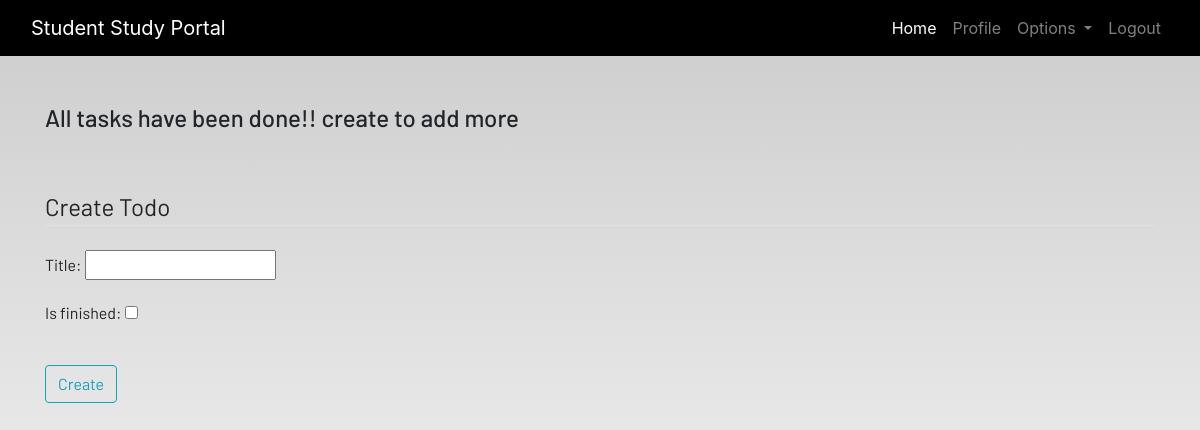
The app's page /todo (signed in), older data.
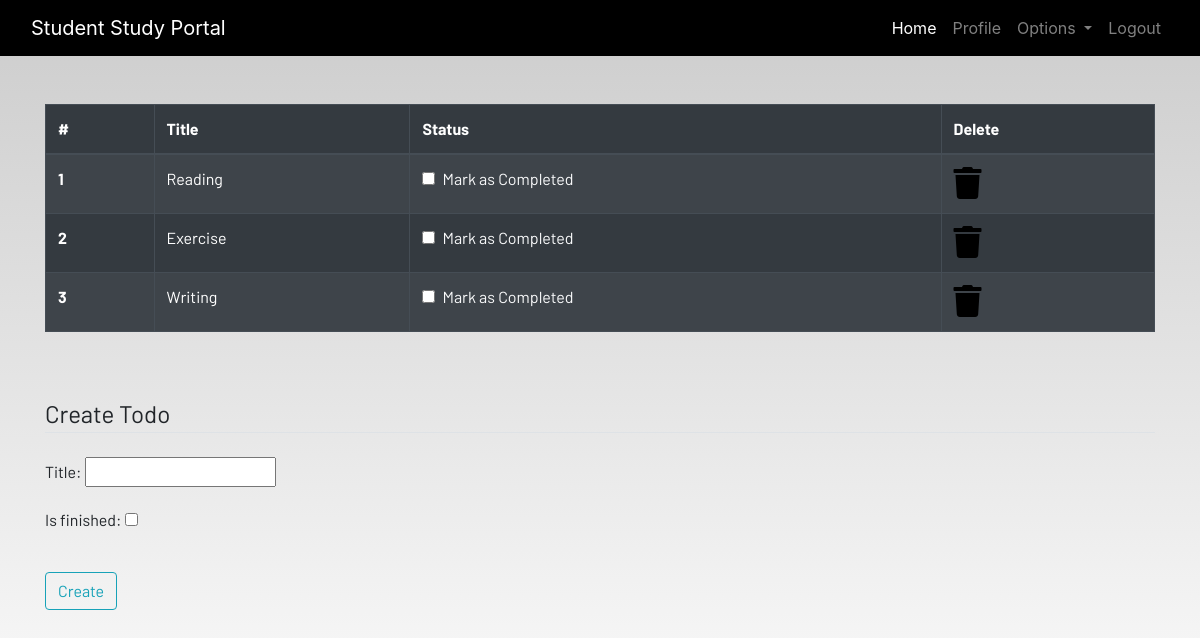
The same page, newer data.
### dashboard/models.py (models this page shows, shortened)
class Todo(models.Model):
    user = models.ForeignKey(User,on_delete=models.CASCADE)
    title = models.CharField(max_length=100)
    is_finished = models.BooleanField(default=False)

### dashboard/views.py (the view)
# urls.py: path('todo',views.todo, name="todo"),
@login_required
def todo(request):
    form = TodoForm()
    if request.method == 'POST':
        form = TodoForm(request.POST)
        if form.is_valid():
            try:
                finished = request.POST["is_finished"]
                if finished == 'on':
                    finished = True
                else:
                    finished = False
            except:
                finished = False
            todos = Todo(
               user = request.user,
               title = request.POST['title'],
               is_finished = finished
            )
            todos.save()
            messages.success(request,f"Todo Added from {request.user.username}")
    else:
        form = TodoForm()
    todo = Todo.objects.filter(user=request.user)
    if len(todo) == 0:
        todos_done = True
    else:
        todos_done = False
    context = {
        'form':form,
        'todos':todo,
        'todos_done':todos_done
    }
    return render(request,"dashboard/todo.html", context)

### dashboard/forms.py
class TodoForm(forms.ModelForm):
    class Meta:
        model = Todo
        fields = ['title', 'is_finished']

### dashboard/templates/dashboard/todo.html (shortened to what this page needs)
{% extends 'dashboard/base.html' %}
{% load static %}
{% block content %}
<div class="container">
    {% if not todos_done %}
    <table class="table table-striped table-bordered table-hover table-dark">
        <thead>
            <tr>
                <th scope="col">#</th>
                <th scope="col">Title</th>
                <th scope="col">Status</th>
                <th scope="col">Delete</th>
            </tr>
        </thead>
        <tbody>
            {% for todo in todos %}
            <tr>
                <th scope="row">{{forloop.counter}}</th>
                <td>{{todo.title}}</td>
                <td>
                    <a href="{% url 'update-todo' todo.id %}">
                        <div class="form-check">
                            {% if todo.is_finshed == True %}
                            <input class="form-check-input" type="checkbox" value="" checked>
                            {% else %}
                            <input class="form-check-input" type="checkbox" value="">
                            {% endif %}
                            <label class="form-check-label text-light" for="flexCheckDefault">
                                Mark as Completed
                            </label>
                        </div>
                    </a>
                </td>
                <td><a href="{% url 'delete-todo' todo.id %}"><i class="fa fa-trash fa-2x"></i></a></td>
            </tr>
            {% endfor %}
        </tbody>
    </table>
    {% else %}
    <h4>All tasks have been done!! create to add more</h4>
    {% endif %}
</div><br><br>
<div class="container">
    <form method="POST">
        <fieldset class="form-group">
            <legend class="border-bottom mb-4">Create Todo</legend>
            {{form.as_p}}
        </fieldset>
        <div class="form-group">
            <button href="" class="btn btn-outline-info" type="submit">
                Create
            </button>
        </div>
    </form>
</div>
{% endblock content %}

Row changes from the older to the newer data that the page shows:
added Todo: title "Reading"
added Todo: title "Exercise"
added Todo: title "Writing"
Text that changed along with them:
text no longer shown: "All tasks have been done!! create to add more"
text now shown: "# Title Status Delete"
